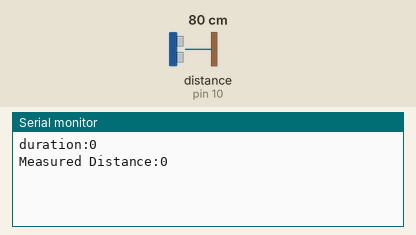
This sketch was run on a simulated Arduino Uno, built with avr-gcc and run on an emulated ATmega328P. On the bench: the last lines printed to the serial monitor. Wiring (inferred from the names in the program): ultrasonic range finder: trigger pin 9; echo pin 10. Inputs (shaded band) come from the test bench; at power-on: distance to the obstacle (sensor on pin 10) 80 cm. The echo pulse lasts 58.3 µs per cm.

Above: at 2.3 s.
2.4 s: distance to the obstacle (sensor on pin 10) set to 2 cm
At 2.9 s:
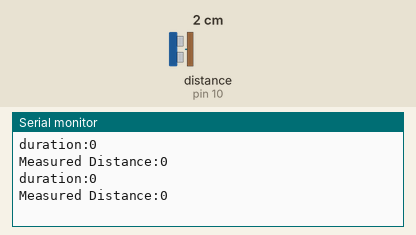
4.5 s: distance to the obstacle (sensor on pin 10) set to 4 cm
At 5.0 s:
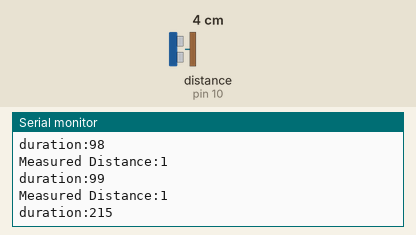
Timing chart, 0 to 7.5 s (numbered marks = the images above; inputs shaded):
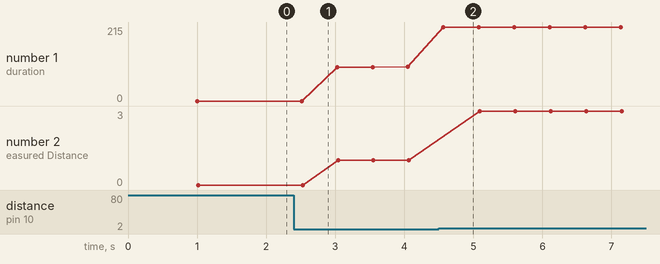

Measured:
- after the input at 4.5 s, the serial monitor: prints a new line after 0.07 s (image 2)
- plotted number 1: 0 → 99 after the input at 2.4 s, 99 → 215 after the input at 4.5 s
- plotted number 2: 0 → 1 after the input at 2.4 s, 1 → 3 after the input at 4.5 s

The sketch:

ultraljudreciev.ino
```cpp
/*
* Ultrasonic Sensor HC-SR04 and Arduino
*Recieving program
*/

// defines pins numbers
const int trigPin = 9;
const int echoPin = 10;

// defines variables
long duration;
int distance, Pdistance;

void setup() {
pinMode(trigPin, OUTPUT); // Sets the trigPin as an Output
pinMode(echoPin, INPUT); // Sets the echoPin as an Input
Serial.begin(9600); // Starts the serial communication
}

void loop() {
Pdistance=distance;
Calc();
distance= duration*0.034/2;
if (Pdistance==distance || Pdistance==distance+1 || Pdistance==distance-1){
  Serial.print("Measured Distance:");
  Serial.println(distance);
  }
  delay(500);
}

void Calc(){
  duration=0;
  Trigger_US();
  while(digitalRead(echoPin)==HIGH);
  delay(2);
  Trigger_US();
  duration = pulseIn(echoPin,HIGH);
  Serial.print("duration:");
  Serial.println(duration);
  delay(10);
}

void Trigger_US(){
  //fake trigger the US sensor
  digitalWrite(trigPin, HIGH);
  delayMicroseconds(10);
  digitalWrite(trigPin, LOW);
}
```
